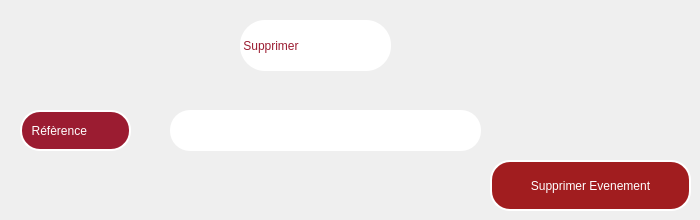
            <widget class="QWidget" name="tab_3">
             <attribute name="title">
              <string>supprimer Evenement</string>
             </attribute>
             <widget class="QLabel" name="label_25">
              <property name="geometry">
               <rect>
                <x>20</x>
                <y>110</y>
                <width>111</width>
                <height>41</height>
               </rect>
              </property>
              <property name="styleSheet">
               <string notr="true">background-color:#9B1C31;
color:white;
border-radius:20px;
 border: 2px solid white ;</string>
              </property>
              <property name="text">
               <string>  Réfèrence</string>
              </property>
             </widget>
             <widget class="QLineEdit" name="LineSupp">
              <property name="geometry">
               <rect>
                <x>170</x>
                <y>110</y>
                <width>311</width>
                <height>41</height>
               </rect>
              </property>
              <property name="styleSheet">
               <string notr="true">background-color:white;
border-radius:20px;</string>
              </property>
             </widget>
             <widget class="QPushButton" name="SuppButt">
              <property name="geometry">
               <rect>
                <x>490</x>
                <y>160</y>
                <width>201</width>
                <height>51</height>
               </rect>
              </property>
              <property name="cursor">
               <cursorShape>PointingHandCursor</cursorShape>
              </property>
              <property name="styleSheet">
               <string notr="true">QPushButton
{border-radius:20px;
background-color:rgb(161, 29, 31);
color:white;
border: 2px solid white;}

QPushButton::hover
{
background-color:white;
color:rgb(161, 29, 31);}

</string>
              </property>
              <property name="text">
               <string>Supprimer Evenement</string>
              </property>
             </widget>
             <widget class="QLabel" name="label_31">
              <property name="geometry">
               <rect>
                <x>240</x>
                <y>20</y>
                <width>151</width>
                <height>51</height>
               </rect>
              </property>
              <property name="styleSheet">
               <string notr="true">QLabel{

font: 63 11pt &quot;Lucida Sans Typewriter&quot;;
background-color:white;
border-radius:25px;
color:#9B1C31;}



</string>
              </property>
              <property name="text">
               <string> Supprimer</string>
              </property>
             </widget>
            </widget>
